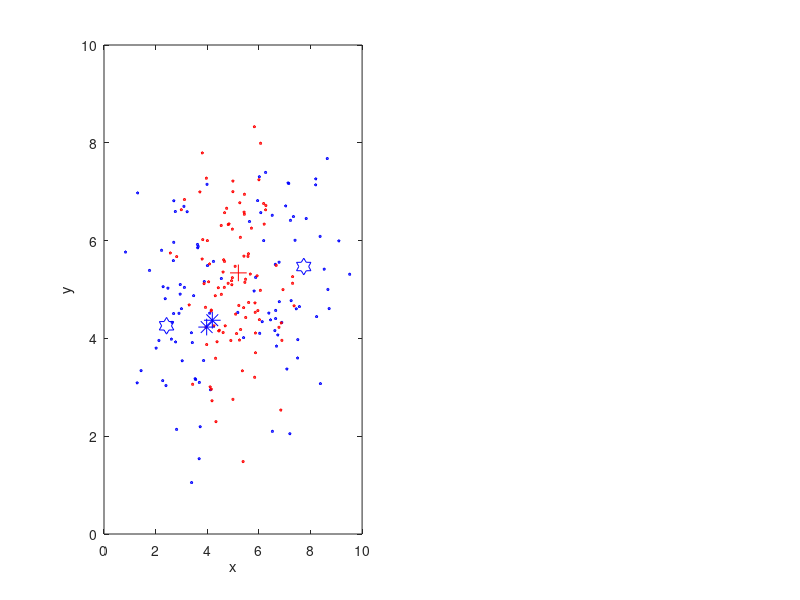

Here is the MATLAB script that generated this plot: (Note: this script raises an error after producing the figure.)
load('data_lvq_A') % matA
load('data_lvq_B') % matB

close all
subplot(1,2,1)
plot(matA(:,1),matA(:,2), 'bp', 'markersize', 2);
hold on;
plot(matB(:,1),matB(:,2), 'rp', 'markersize', 2);
xlabel('x'); ylabel('y');

data = [matA ; matB];
data_labels = (floor( (0:length(data)-1) * 2 / length(data))).';
data = [data data_labels];

% The prototypes
w_A = 2;
w_B = 1;
w = zeros(w_A + w_B, ndims(data)+1);

eta = 0.01;
nrEpochs = 500;

E_1 = zeros(1,nrEpochs);
E_2 = zeros(1,nrEpochs);

% Randomly initialize the prototypes between the minimum and maximum values
% last value being their class
for i = 1 : size(w,1)
    if i <= w_A
        w(i,:) = [mean(matA) + rand()*2*std(matA)-std(matA) 0];
    else
        w(i,:) = [mean(matB) + rand()*2*std(matB)-std(matB) 1];
    end
end

plot(w(1:w_A,1), w(1:w_A,2), 'b*', 'markersize', 12);
plot(w(w_A+1:size(w,1),1), w(w_A+1:size(w,1),2), 'r+', 'markersize', 12);

for epoch = 1:nrEpochs
    % Training
    for point = 1 : size(data,1)
         % Find the row with the nearest prototype
        rowMin = find(pdist2(data(point,1:2), w(:,1:2)) == min(pdist2(data(point,1:2), w(:,1:2))),1);
        % If the classes of the data point and the nearest prototype are the same
        if w(rowMin,end) == data(point, end)
            % Move the row closer to the data point
            w(rowMin,1:2) = w(rowMin,1:2) + eta * (data(point,1:2) - w(rowMin,1:2));
        else
            w(rowMin,1:2) = w(rowMin,1:2) - eta * (data(point,1:2) - w(rowMin,1:2));
        end
    end
       
    % Testing
    for point = 1 : size(data,1)
        % Find the row with the nearest prototype
        rowMin = find(pdist2(data(point,1:2), w(:,1:2)) == min(pdist2(data(point,1:2), w(:,1:2))),1);
        if w(rowMin,end) ~= data(point, end)
            if point <= size(matA,1)
                E_1(epoch) = E_1(epoch) + 1;
            else
                E_2(epoch) = E_2(epoch) + 1;
            end
        end
    end
    E = E_1 + E_2;
    
    if (epoch > 10 && var(E(:,epoch-4:epoch)) < 0.05)
        E_1(:,epoch+1:end) = [];
        E_2(:,epoch+1:end) = [];
        E(:,epoch+1:end) = [];
        break
    end
end

plot(w(1:w_A,1), w(1:w_A,2), 'bh', 'markersize', 12);
plot(w(w_A+1:size(w,1),1), w(w_A+1:size(w,1),2), 'rP', 'markersize', 12);
lgnd = legend('Set A', 'Set B','Protypes A (init)', 'Protypes B (init)','Protypes A (final)', 'Protypes B (final)');
set(lgnd, 'interpreter','latex', 'fontsize', 15);

subplot(1,2,2)
plot(E_1/200)
hold on;
plot(E_2/200);
plot(E/200);
legend('Training Error Class 1', 'Training Error Class 2', 'Total Training Error');
xlabel('Epochs')
ylabel('Training Error rate')